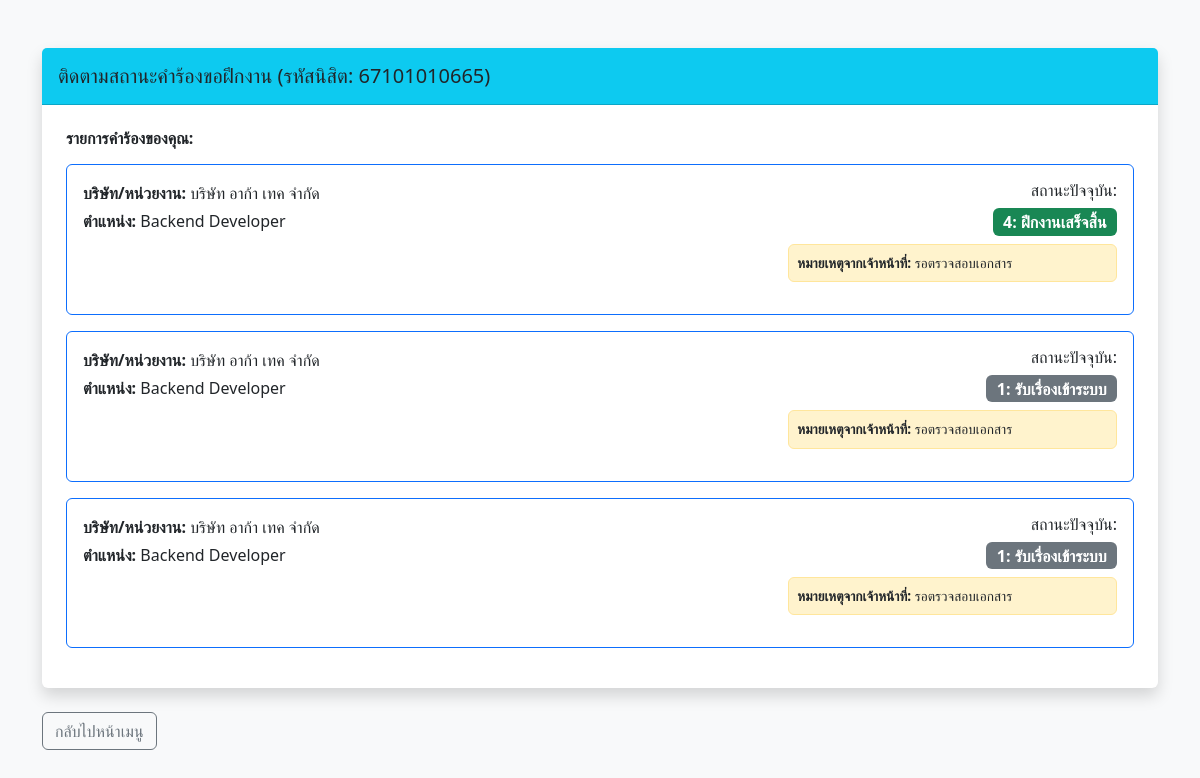
Screenshot of /hu_internships/student/view_status_2.php (signed in) with the database file from the repository.
### tables this page shows
CREATE TABLE `internship_requests` (
  `intern_id` int(11) NOT NULL AUTO_INCREMENT,
  `student_id` varchar(11) DEFAULT NULL,
  `firstName` varchar(100) DEFAULT NULL,
  `lastName` varchar(100) DEFAULT NULL,
  `advisor_name` varchar(100) DEFAULT NULL,
  `company_name` varchar(100) DEFAULT NULL,
  `company_address` varchar(150) DEFAULT NULL,
  `contact_name` varchar(100) DEFAULT NULL,
  `contact_phone` varchar(30) DEFAULT NULL,
  `position` varchar(100) DEFAULT NULL,
  `start_date` date DEFAULT NULL,
  `end_date` date DEFAULT NULL,
  `status` int(11) DEFAULT NULL,
  `remark` varchar(150) DEFAULT NULL,
  `request_date` timestamp NULL DEFAULT NULL,
  `comment_teacher` text,
  PRIMARY KEY (`intern_id`)
);

### hu_internships/student/view_status_2.php (the view, shortened to what this page needs)
<?php
include '../includes/db_connect.php';
$student_id = mysqli_real_escape_string($connect, $_SESSION["userid"]);
$sql = "SELECT * FROM internship_requests WHERE student_id = '$student_id' ORDER BY intern_id DESC";
$result = mysqli_query($connect, $sql);
?>
<!DOCTYPE html>
<html lang="th">
<head>
    <link href="https://cdn.jsdelivr.net/npm/bootstrap@5.3.0/dist/css/bootstrap.min.css" rel="stylesheet">
</head>
<body class="bg-light">
    <div class="container mt-5 mb-5">
        <div class="card shadow border-0 mb-4">
            <div class="card-header bg-info text-dark py-3">
                <h5 class="mb-0">ติดตามสถานะคำร้องขอฝึกงาน (รหัสนิสิต: <?php echo $_SESSION["userid"]; ?>)</h5>
            </div>
            <div class="card-body p-4">
                <?php if ($result && mysqli_num_rows($result) > 0): ?>
                    <h6 class="fw-bold mb-3">รายการคำร้องของคุณ:</h6>
                    <?php while ($row = mysqli_fetch_assoc($result)): ?>
                        <div class="card border-primary mb-3">
                            <div class="card-body">
                                <div class="row">
                                    <div class="col-md-8">
                                        <p class="mb-1"><strong>บริษัท/หน่วยงาน:</strong> <?php echo $row['company_name']; ?></p>
                                        <p class="mb-1"><strong>ตำแหน่ง:</strong> <?php echo $row['position']; ?></p>
                                    </div>
                                    <div class="col-md-4 text-md-end">
                                        <h6 class="mb-2">สถานะปัจจุบัน:</h6>
                                        <?php
                                        if ($row['status'] == 1) echo '<span class="badge bg-secondary fs-6">1: รับเรื่องเข้าระบบ</span>';
                                        elseif ($row['status'] == 2) echo '<span class="badge bg-primary fs-6">2: อาจารย์ที่ปรึกษาอนุมัติ</span>';
                                        elseif ($row['status'] == 3) echo '<span class="badge bg-info text-dark fs-6">3: ออกใบส่งตัวแล้ว</span>';
                                        elseif ($row['status'] == 4) echo '<span class="badge bg-success fs-6">4: ฝึกงานเสร็จสิ้น</span>';
                                        elseif ($row['status'] == 9) echo '<span class="badge bg-danger fs-6">9: ยกเลิก</span>';
                                        else echo '<span class="badge bg-dark fs-6">ไม่ทราบสถานะ</span>';
                                        ?>
                                        <?php if (!empty($row['remark'])): ?>
                                            <div class="alert alert-warning mt-2 p-2 text-start text-dark" style="font-size: 0.85rem;">
                                                <strong>หมายเหตุจากเจ้าหน้าที่:</strong> <?php echo $row['remark']; ?>
                                            </div>
                                        <?php endif; ?>
                                    </div>
                                </div>
                            </div>
                        </div>
                    <?php endwhile; ?>
                <?php else: ?>
                    <div class="alert alert-warning text-center">
                        ยังไม่มีประวัติการยื่นคำร้องขอฝึกงานในระบบ
                    </div>
                <?php endif; ?>
            </div>
        </div>
        <div class="text-start">
            <a href="../menudisplay.php" class="btn btn-outline-secondary">กลับไปหน้าเมนู</a>
        </div>
    </div>
</body>
</html>

### rows the page displays
internship_requests: company_name "บริษัท อาก้า เทค จำกัด", position "Backend Developer", status "4: ฝึกงานเสร็จสิ้น", remark "รอตรวจสอบเอกสาร"
internship_requests: company_name "บริษัท อาก้า เทค จำกัด", position "Backend Developer", status "1: รับเรื่องเข้าระบบ", remark "รอตรวจสอบเอกสาร"
internship_requests: company_name "บริษัท อาก้า เทค จำกัด", position "Backend Developer", status "1: รับเรื่องเข้าระบบ", remark "รอตรวจสอบเอกสาร"

### other values shown
$_SESSION["userid"] "67101010665"
